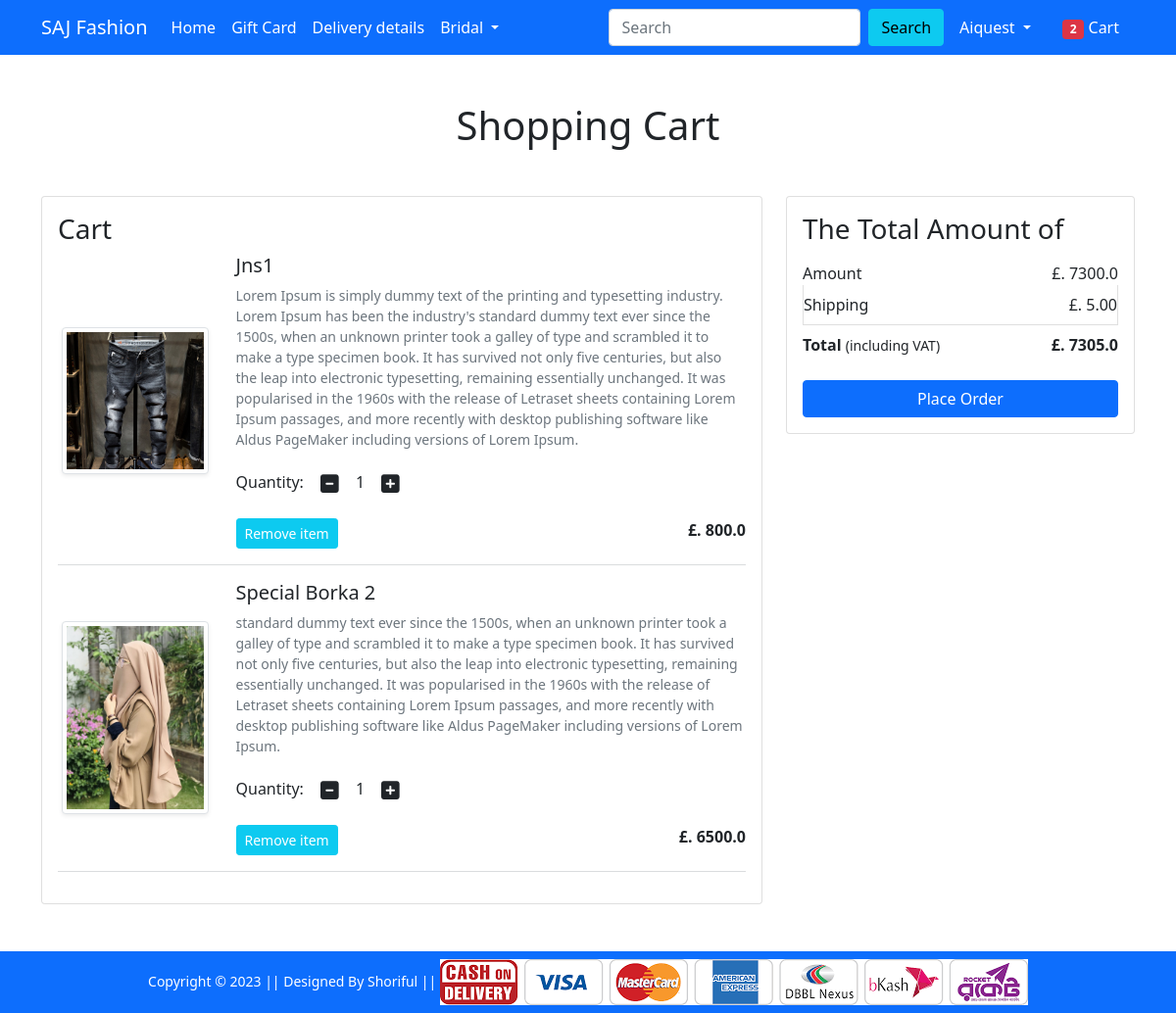
The app's page /cart/ (signed in) with its own data.
### Shop/models.py (models this page shows, shortened)
class Cart(models.Model):
    user = models.ForeignKey(User, on_delete=models.CASCADE)
    product = models.ForeignKey(Product, on_delete=models.CASCADE)
    quantity = models.PositiveIntegerField(default=1)

class Product(models.Model):
    title = models.CharField(max_length=100)
    selling_price = models.FloatField()
    discounted_price = models.FloatField()
    description = models.TextField()
    brand = models.CharField(max_length=100)
    category = models.CharField(choices=CATEGORY_CHOICES,max_length=2)
    product_image = models.ImageField(upload_to='productimg')

### Shop/views.py (the view)
# urls.py: path('cart/', views.show_cart, name='showcart'),
@login_required
def show_cart(request):
       if request.user.is_authenticated:
        user = request.user
        cart = Cart.objects.filter(user=user)
        amount = 0.0
        shipping_amount = 5.0
        total_amount = 0.0
        cart_product = [p for p in Cart.objects.all() if p.user==user]
        totalitem =0
        if request.user.is_authenticated:
             totalitem = len(Cart.objects.filter(user=request.user))
        if cart_product:
            for p in cart_product:
                tempamount = (p.quantity * p.product.discounted_price)
                amount += tempamount
                totalamount = amount + shipping_amount
            return render(request, 'Shop/addtocart.html', {'carts':cart, 'totalamount':totalamount, 'amount':amount,'totalitem':totalitem})
        else:
            return render(request,'Shop/emptycart.html')

### Shop/templates/Shop/addtocart.html (shortened to what this page needs)
{% extends 'Shop/base.html' %}
{% load static %}
{% block main-content %}
<div class="container my-5">
    <div class="row">
        <h1 class="text-center mb-5">Shopping Cart</h1>
        <div class="col-sm-8">
            <div class="card">
                <div class="card-body">
                    <h3>Cart</h3>
                    {% for cart in carts %}
                    <div class="row">
                        <div class="col-sm-3 text-center align-self-center"><img
                                src="{{cart.product.product_image.url}}" alt="" srcset=""
                                class="img-fluid img-thumbnail shadow-sm" height="150" width="150"> </div>
                        <div class="col-sm-9">
                            <div>
                                <h5>{{cart.product.title}}</h5>
                                <p class="mb-2 text-muted small">{{cart.product.description}}</p>
                                <div class="my-3">
                                    <label for="quantity">Quantity:</label>
                                    <a class="minus-cart btn" pid="{{cart.product.id}}"><i
                                            class="fas fa-minus-square fa-lg"></i></a>
                                    <span id="quantity">{{cart.quantity}}</span>
                                    <a class="plus-cart btn" pid="{{cart.product.id}}"><i
                                            class="fas fa-plus-square fa-lg"></i></a>
                                </div>
                                <div class="d-flex justify-content-between">
                                    <a href="#" class="btn btn-sm btn-info  text-white mr-3 remove-cart"
                                        pid="{{cart.product.id}}">Remove item </a>
                                    <p class="mb-0"><span><strong>£. {{cart.product.discounted_price}}</strong></span>
                                    </p>
                                </div>
                            </div>
                        </div>
                    </div>
                    <hr class="text-muted">
                    {% endfor %}
                </div>
            </div>
        </div>
        <div class="col-sm-4">
            <div class="card">
                <div class="card-body">
                    <h3>The Total Amount of</h3>
                    <ul class="list-group">
                        <li
                            class="list-group-item d-flex justify-content-between align-items-center border-0 px-0 pb-0">
                            Amount<span>£. <span id="amount">{{amount}}</span></span></li>
                        <li class="list-group-item d-flex justify-content-between align-items-center px-0">
                            Shipping<span>£. 5.00</span></li>
                        <li
                            class="list-group-item d-flex justify-content-between align-items-center border-0 px-0 mb-3">
                            <div>
                                <strong>Total</strong> <small>(including VAT)</small>
                            </div>
                            <span><strong>£. <strong id="totalamount">{{totalamount}}</strong></strong></span>
                        </li>
                    </ul>
                    <div class="d-grid"><a href="{% url 'checkout' %}" class="btn btn-primary">Place Order</a></div>
                </div>
            </div>
        </div>
    </div>
</div>
{% endblock main-content %}

### Shop/templates/Shop/base.html (shortened to what this page needs)
<!doctype html>
{% load static %}
<html lang="en">
<head>
    <link href="https://cdn.jsdelivr.net/npm/bootstrap@5.0.0-beta1/dist/css/bootstrap.min.css" rel="stylesheet"
>
    <link rel="stylesheet" href="{% static 'Shop/css/owl.carousel.min.css' %}">
    <link rel="stylesheet" href="{% static 'Shop/css/all.min.css' %}">
    <link rel="stylesheet" href="{% static 'Shop/css/style.css' %}">
</head>
<body>
    <nav class="navbar navbar-expand-lg navbar-dark bg-primary">
        <div class="container">
            <a class="navbar-brand" href="/">SAJ Fashion</a>
            <div class="collapse navbar-collapse" id="navbarSupportedContent">
                <ul class="navbar-nav me-auto mb-2 mb-lg-0">
                    <li class="nav-item">
                        <a class="nav-link active" aria-current="page" href="/">Home</a>
                    </li>
                    <li class="nav-item">
                        <a class="nav-link active" aria-current="page" href="{%url 'giftcard' %}">Gift Card</a>
                    </li>
                    <li class="nav-item">
                        <a class="nav-link active" aria-current="page" href="{%url 'deliverydtl' %}">Delivery details</a>
                    </li>
                    <li class="nav-item dropdown">
                        <a class="nav-link dropdown-toggle text-white" href="#" id="electronicsDropdown" role="button"
                            data-bs-toggle="dropdown" aria-expanded="false">
                            Bridal
                        </a>
                    </li>
                </ul>
                <form class="d-flex" action="{% url 'search' %}" method="GET">
                    <input class="form-control me-2" name="quary" type="search" placeholder="Search"
                        aria-label="Search">
                    <button class="btn btn-info" type="submit">Search</button>
                </form>
                <div>
                    <ul class="navbar-nav me-auto mb-2 mb-lg-0">
                        {% if request.user.is_authenticated %}
                        <li class="nav-item dropdown mx-2">
                            <a class="nav-link dropdown-toggle text-white" href="#" id="profileDropdown" role="button"
                                data-bs-toggle="dropdown" aria-expanded="false">
                                {{request.user.username|capfirst}}
                            </a>
                        </li>
                        <li class="nav-item mx-2">
                            <a href="{% url 'showcart' %}" class="nav-link text-white"><span
                                    class="badge bg-danger">{{totalitem}}</span> Cart </a>
                        </li>
                        {% endif %}
                    </ul>
                </div>
            </div>
        </div>
    </nav>
    {% block main-content %} {% endblock main-content %}
    <footer class="container-fluid bg-primary text-center p-2 mt-5">
        <small class="text-white">Copyright &copy; {% now "Y" %} || Designed By Shoriful || </small>
        <img src="{% static 'Shop/images/paymentlogo.png' %}" alt="" srcset="" class="img-fluid" height="2px">
    </footer>
</body>
</html>

### records on screen
Cart: product.product_image (picture), product "Jns1", product.description "Lorem Ipsum is simply dummy text of the printing and typesetting industry. Lorem Ipsum has been the industry's standard dummy text ever since the 1500s, when an unknown printer took a galley of type and scrambled it to make a type specimen book. It has survived not only five centuries, but also the leap into electronic typesetting, remaining essentially unchanged. It was popularised in the 1960s with the release of Letraset sheets containing Lorem Ipsum passages, and more recently with desktop publishing software like Aldus PageMaker including versions of Lorem Ipsum.", quantity "1", product.discounted_price "800.0"
Cart: product.product_image (picture), product "Special Borka 2", product.description "standard dummy text ever since the 1500s, when an unknown printer took a galley of type and scrambled it to make a type specimen book. It has survived not only five centuries, but also the leap into electronic typesetting, remaining essentially unchanged. It was popularised in the 1960s with the release of Letraset sheets containing Lorem Ipsum passages, and more recently with desktop publishing software like Aldus PageMaker including versions of Lorem Ipsum.", quantity "1", product.discounted_price "6500.0"

### other values on screen
{{ request.user.username|capfirst }} "Aiquest"
{{ totalitem }} "2"
{{ amount }} "7300.0"
{{ totalamount }} "7305.0"
